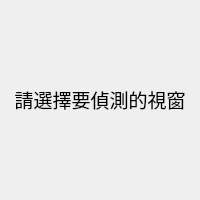
<?xml version="1.0" encoding="UTF-8"?>
<ui version="4.0">
 <class>UI_Select_Window</class>
 <widget class="QWidget" name="UI_Select_Window">
  <property name="geometry">
   <rect>
    <x>0</x>
    <y>0</y>
    <width>200</width>
    <height>200</height>
   </rect>
  </property>
  <property name="sizePolicy">
   <sizepolicy hsizetype="Fixed" vsizetype="Fixed">
    <horstretch>0</horstretch>
    <verstretch>0</verstretch>
   </sizepolicy>
  </property>
  <property name="windowTitle">
   <string>Form</string>
  </property>
  <layout class="QGridLayout" name="gridLayout">
   <property name="topMargin">
    <number>0</number>
   </property>
   <property name="bottomMargin">
    <number>0</number>
   </property>
   <property name="spacing">
    <number>0</number>
   </property>
   <item row="0" column="0">
    <widget class="QLabel" name="Discription">
     <property name="maximumSize">
      <size>
       <width>16777215</width>
       <height>51</height>
      </size>
     </property>
     <property name="font">
      <font>
       <family>Microsoft JhengHei</family>
       <pointsize>14</pointsize>
      </font>
     </property>
     <property name="text">
      <string>請選擇要偵測的視窗</string>
     </property>
     <property name="alignment">
      <set>Qt::AlignmentFlag::AlignCenter</set>
     </property>
    </widget>
   </item>
   <item row="1" column="0">
    <layout class="QVBoxLayout" name="ButtonLayout">
     <property name="spacing">
      <number>10</number>
     </property>
     <property name="leftMargin">
      <number>31</number>
     </property>
     <property name="rightMargin">
      <number>31</number>
     </property>
    </layout>
   </item>
  </layout>
 </widget>
 <resources/>
 <connections/>
</ui>
